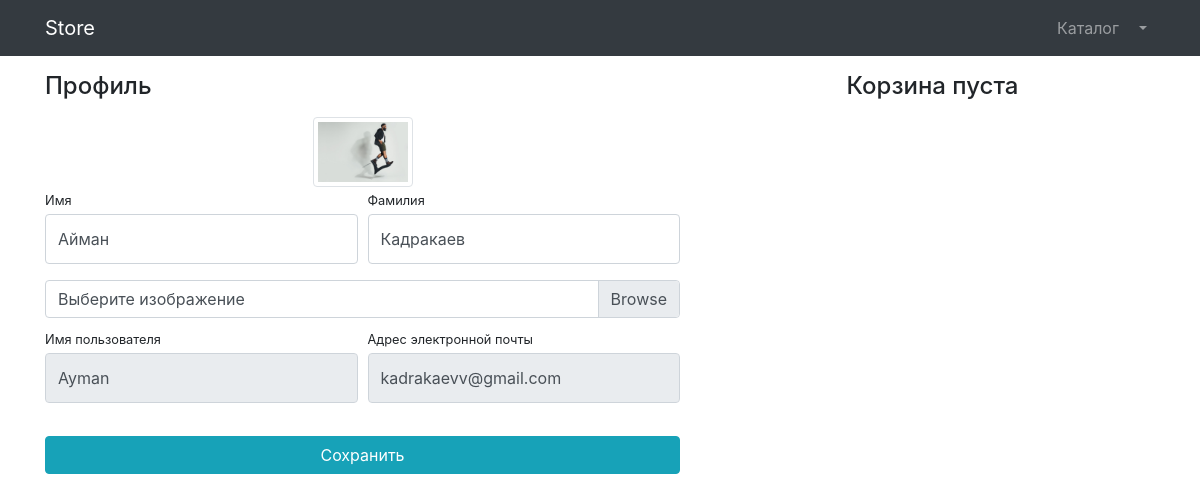
/users/profile/1/ (signed in), run on an earlier commit of the app's database.
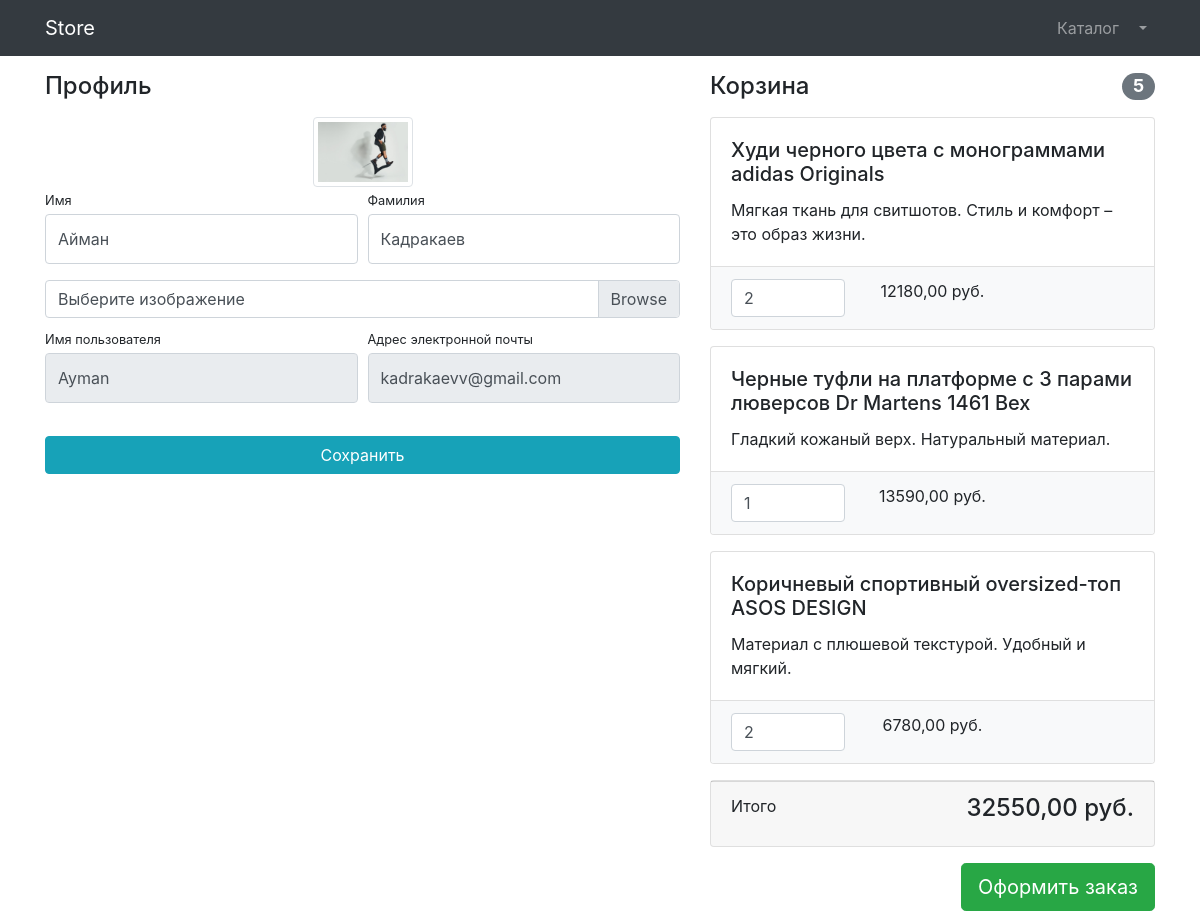
And on a later commit of the database.
### users/models.py (models this page shows)
class User(AbstractUser):
    image = models.ImageField(upload_to='users_images', null=True, blank=True)
    is_verified_email = models.BooleanField(default=False)
    email = models.EmailField(unique=True, blank=False)

### products/models.py (models this page shows, shortened)
class Basket(models.Model):
    user = models.ForeignKey(to=User, on_delete=models.CASCADE)
    product = models.ForeignKey(to=Product, on_delete=models.CASCADE)
    quantity = models.PositiveSmallIntegerField(default=0)
    created_timestamp = models.DateTimeField(auto_now_add=True)
    objects = BasketQuerySet.as_manager()
    def sum(self):
        return self.product.price * self.quantity

class Product(models.Model):
    name = models.CharField(max_length=256)
    description = models.TextField()
    price = models.DecimalField(max_digits=10, decimal_places=2)
    quantity = models.PositiveIntegerField(default=0)
    image = models.ImageField(upload_to='products_images')
    category = models.ForeignKey(to=ProductCategory, on_delete=models.CASCADE)
    class Meta:
        verbose_name = 'Товар'
        verbose_name_plural = 'Товары'

### users/views.py (the view, shortened to what this page needs)
# urls.py: path('profile/<int:pk>/', login_required(UserProfileView.as_view()), name='profile'),
class UserProfileView(TitleMixin, UpdateView):
    model = User
    form_class = UserProfileForm
    template_name = 'users/profile.html'
    title = 'Store - Профиль'

### users/forms.py
class UserProfileForm(UserChangeForm):
    first_name = forms.CharField(widget=forms.TextInput(attrs={
        'class': 'form-control py-4', 'placeholder': 'Введите имя'}))
    last_name = forms.CharField(widget=forms.TextInput(attrs={
        'class': 'form-control py-4', 'placeholder': 'Введите имя'}))
    image = forms.ImageField(widget=forms.FileInput(attrs={
        'class': 'custom-file-input', 'placeholder': 'Введите имя'}), required=False)
    username = forms.CharField(widget=forms.TextInput(attrs={
        'class': 'form-control py-4', 'placeholder': 'Введите имя', 'readonly': True}))
    email = forms.CharField(widget=forms.TextInput(attrs={
        'class': 'form-control py-4', 'placeholder': 'Введите имя', 'readonly': True}))
    class Meta:
        model = User
        fields = ('first_name', 'last_name', 'image', 'username', 'email')

### common/views.py (called while the page is built)
    def get_context_data(self, **kwargs):
        context = super(TitleMixin, self).get_context_data(**kwargs)
        context['title'] = self.title
        return context

### products/context_processors.py (called while the page is built)
def baskets(request):
    user = request.user
    return {'baskets': Basket.objects.filter(user=user) if user.is_authenticated else []}

### products/models.py (called while the page is built)
    def total_sum(self):
        return sum(basket.sum() for basket in self)

    def total_quantity(self):
        return sum(basket.quantity for basket in self)

### users/templates/users/profile.html (shortened to what this page needs)
{% extends 'products/base.html' %}
{% load static %}
{% block css %}
    <link href="{% static 'vendor/css/profile.css' %}" rel="stylesheet">
{% endblock %}
{% block content %}
    <div class="container">
        <div class="row">
            <div class="col-lg-7">
                <h4 class="mt-3 mb-3">Профиль</h4>
                <div class="col-lg-12 text-center">
                    <img width="100" height="100"
                         src="{% if user.image %} {{ user.image.url }} {% else %} {% static 'vendor/img/users/default_avatar.jpg' %} {% endif %}"
                         class="img-thumbnail">
                </div>
                <form action="{% url 'users:profile' user.id %}" method="post" enctype="multipart/form-data">
                    <div class="form-row">
                        <div class="col-lg-6">
                            <div class="form-group">
                                <label class="small mb-1" for="{{ form.first_name.id_for_label }}">Имя</label>
                                {{ form.first_name }}
                            </div>
                        </div>
                        <div class="col-lg-6">
                            <div class="form-group">
                                <label class="small mb-1" for="{{ form.last_name.id_for_label }}">Фамилия</label>
                                {{ form.last_name }}
                            </div>
                        </div>
                    </div>
                    <div class="form-row mb-2">
                        <div class="col-lg-12">
                            <div class="custom-file">
                                <label class="custom-file-label" for="{{ form.image.id_for_label }}">
                                    Выберите изображение
                                </label>
                            </div>
                        </div>
                    </div>
                    <div class="form-row">
                        <div class="col-lg-6">
                            <label class="small mb-1" for="{{ form.username.id_for_label }}">Имя пользователя</label>
                            {{ form.username }}
                        </div>
                        <div class="col-lg-6">
                            <label class="small mb-1" for="{{ form.email.id_for_label }}">
                                Адрес электронной почты
                            </label>
                            {{ form.email }}
                        </div>
                    </div>
                    <div class="form-row">
                        <div class="col-lg-12" style="margin-top: 33px;">
                            <input class="btn btn-info btn-block" type="submit" value="Сохранить">
                        </div>
                    </div>
                </form>
            </div>
            <div class="col-lg-5">
                {% include 'products/baskets.html' %}
            </div>
        </div>
    </div>
{% endblock %}

### products/templates/products/base.html (shortened to what this page needs)
{% load static %}
<!DOCTYPE html>
<html lang="en">
<head>
    <link href="{% static '/vendor/bootstrap/css/bootstrap.min.css' %}" rel="stylesheet">
    {% block css %}
    {% endblock %}
</head>
<body>
<nav class="navbar navbar-expand-lg navbar-dark bg-dark fixed-top">
    <div class="container">
        <a class="navbar-brand" href="{% url 'index' %}">Store</a>
        <div class="collapse navbar-collapse" id="navbarResponsive">
            <ul class="navbar-nav ml-auto">
                <li class="nav-item">
                    <a class="nav-link" href="{% url 'products:index' %}">Каталог  </a>
                </li>
                {% if user.is_authenticated %}
                    <li class="nav-item dropdown">
                        <a class="nav-link dropdown-toggle" href="#" id="navbarDropdown" role="button"
                           data-bs-toggle="dropdown" aria-expanded="false">
                        </a>
                {% else %}
                    <li class="nav-item">
                        <a class="nav-link" href="{% url 'users:login' %}">Войти <i class="fas fa-sign-in-alt"></i></a>
                    </li>
                {% endif %}
                </li>
            </ul>
        </div>
    </div>
</nav>
{% block content %}{% endblock %}
</body>
</html>

### products/templates/products/baskets.html (shortened to what this page needs)
{% if baskets %}
    <h4 class="mt-3 mb-3 d-flex justify-content-between align-items-center mb-3">
        Корзина <span class="badge badge-secondary badge-pill">{{ baskets.total_quantity }}</span>
    </h4>
    {% for basket in baskets %}
        <div class="card mb-3">
            <div class="card-body">
                <h5 class="card-title">{{ basket.product.name}}</h5>
                <p class="card-text">{{ basket.product.description }}</p>
            </div>
            <ul class="list-group list-group-flush">
                <li class="list-group-item bg-light">
                    <div class="row text-center">
                        <div class="col-lg-4">
                            <input name="basketID" type="number" class="form-control"
                                   value="{{ basket.quantity }}" min="0">
                        </div>
                        <div class="col-lg-4">{{ basket.sum }} руб.</div>
                        <div class="col-lg-4">
                        </div>
                    </div>
                </li>
            </ul>
        </div>
    {% endfor %}
    <div class="card mb-3">
        <div class="card-footer">
            <p class="float-left">Итого</p>
            <h4 class="float-right">{{ baskets.total_sum }} руб.</h4>
        </div>
    </div>
    <a class="btn btn-success btn-lg float-right" href="../orders/order-create.html">
        Оформить заказ
    </a>
{% else %}
    <h4 class="mt-3 mb-3 text-center">
        Корзина пуста
    </h4>
{% endif %}

What changed in the data, as far as the page shows it:
added Basket: total_quantity "5", product.name "Худи черного цвета с монограммами adidas Originals", product.description "Мягкая ткань для свитшотов. Стиль и комфорт – это образ жизни.", basketID "2", sum "12180,00", total_sum "32550,00"
added Basket: product.name "Черные туфли на платформе с 3 парами люверсов Dr Martens 1461 Bex", product.description "Гладкий кожаный верх. Натуральный материал.", basketID "1", sum "13590,00"
added Basket: product.name "Коричневый спортивный oversized-топ ASOS DESIGN", product.description "Материал с плюшевой текстурой. Удобный и мягкий.", basketID "2", sum "6780,00"
Also different on the page:
text no longer shown: "Корзина пуста"
text now shown: "Корзина Итого руб. Оформить заказ"
